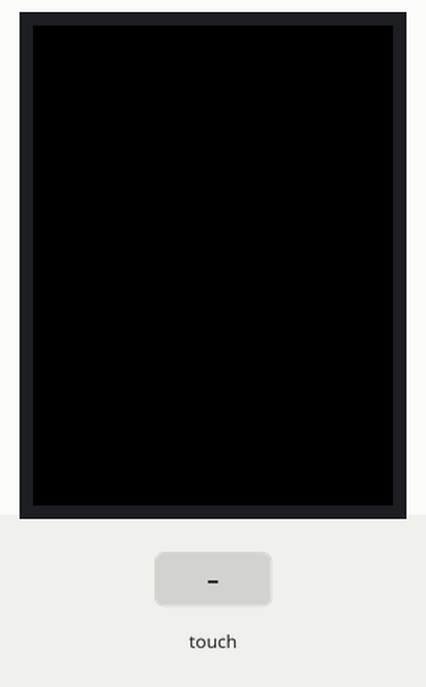
This sketch was run on a simulated Arduino Mega 2560, built with avr-gcc and run on an emulated ATmega2560. Parts: 240×320 colour display. Inputs (shaded band) come from the test bench. What the sketch prints to the serial monitor is not drawn.

Above: at 1.2 s.
1.3 s: touch panel pressed at 62 % / 30 % of its raw x / y range
At 1.9 s:
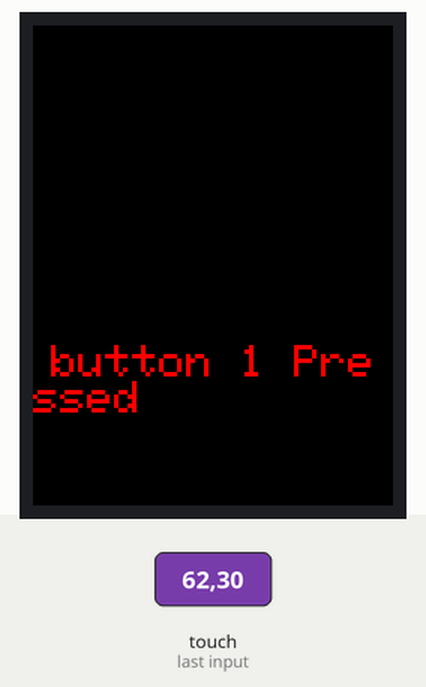
At 2.8 s:
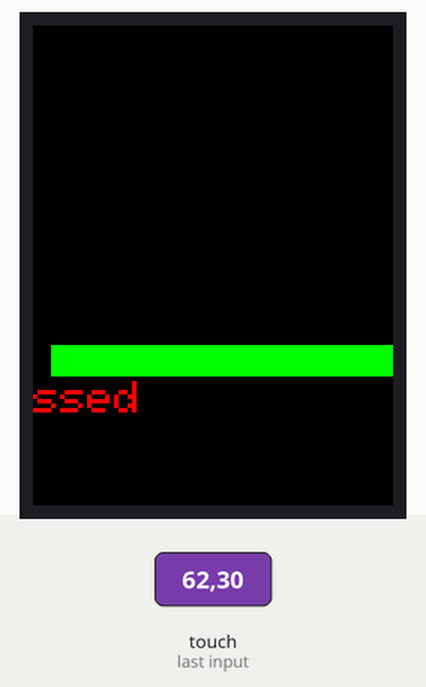
4.3 s: touch panel pressed at 62 % / 70 % of its raw x / y range
At 5.1 s:
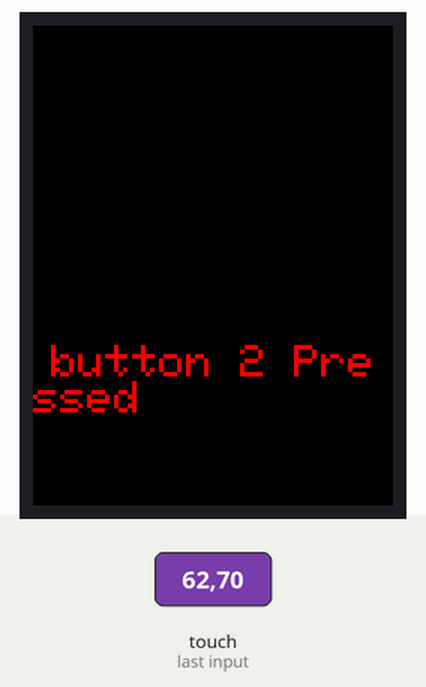
Timing chart, 0 to 7.3 s (numbered marks = the images above; inputs shaded):
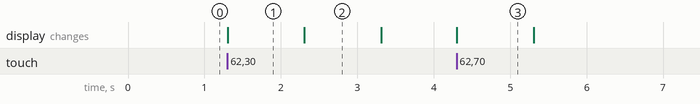

The sketch:

tftLCD_Basic.ino
```cpp
// Learning the basics of adafruits TFT LCD Touch
// adafruit's 2.8" TFT Touch Screen 16bit color 320x240 pixels
// more info at http://www.ladyada.net/products/tfttouchbreakout/#bitmaps
// tested using Arduino IDE 0022 and code base from here https://github.com/adafruit/TFTLCD-Library
// Code by Nathan@sobisource.com 3/5/2012


#include <Adafruit_TFTLCD.h>
#include <Adafruit_GFX.h>
#include <TouchScreen.h>
/* For the 8 data pins:
 Duemilanove/Diecimila/UNO/etc ('168 and '328 chips) microcontoller:
 D0 connects to digital 8
 D1 connects to digital 9
 D2 connects to digital 2
 D3 connects to digital 3
 D4 connects to digital 4
 D5 connects to digital 5
 D6 connects to digital 6
 D7 connects to digital 7
 For Mega's use pins 22 thru 29 (on the double header at the end)
 */


#define LCD_CS A3    // Chip Select goes to Analog 3
#define LCD_CD A2    // Command/Data goes to Analog 2
#define LCD_WR A1    // LCD Write goes to Analog 1
#define LCD_RD A0    // LCD Read goes to Analog 0
#define LCD_RESET A4 // you can also just connect RESET to the arduino RESET pin. *if so just //comment line out

#define YP A3  // must be an analog pin, use "An" notation!  A1 for shield
#define XM A2  // must be an analog pin, use "An" notation!  A2 for shield
#define YM 9   // can be a digital pin-----uno=9 mega=23      7 for shield
#define XP 8   // can be a digital pin-----uno=8 mega=22      6 for shield


// For better pressure precision, we need to know the resistance
// between X+ and X- Use any multimeter to read it
// For the one we're using, its 300 ohms across the X plate
TouchScreen ts = TouchScreen(XP, YP, XM, YM, 300);

#define TS_MINX 150
#define TS_MINY 120
#define TS_MAXX 920
#define TS_MAXY 940


// Color definitions - in 5:6:5
#define	BLACK           0x0000
#define	BLUE            0x001F
#define RED             0xF800
#define	GREEN           0x07E0
#define CYAN            0x07FF
#define MAGENTA         0xF81F
#define YELLOW          0xFFE0
#define WHITE           0xFFFF


Adafruit_TFTLCD tft(LCD_CS, LCD_CD, LCD_WR, LCD_RD, LCD_RESET);

//--End of preSetup-------------------------------------------------------------------


//--start of setup-=-=-=--=---=-=--=-=---=-=---
void setup(void) {
   Serial.begin(9600);  //This turns on serial monitor
  tft.reset(); //clears LCD Ram
  digitalWrite(35, HIGH); //on mega 35 I use this for backlight. pin 10 for Shield i think.. or //comment out and run backlight pin to 5v

  //=-=-=-=-=-=-=-=-=-=-=-=-=-=-==-=-=-=-=-=-=-=-=-=-=-=-=-=-==-=-=-=-=-=-=-=-=-=-==-=-=-=-=-=-==--=-=-=-=-=-=-=
   // All this idenifies which LCD driver chip your using and tells Ada's GFX LIB's
  uint16_t identifier = tft.readID();

  if(identifier == 0x9325) {
//    progmemPrintln(PSTR("Found ILI9325 LCD driver"));
    Serial.println(PSTR("Found ILI9325 LCD driver"));
  } else if(identifier == 0x9328) {
//    progmemPrintln(PSTR("Found ILI9328 LCD driver"));
    Serial.println(PSTR("Found ILI9328 LCD driver"));
  } else if(identifier == 0x7575) {
    // progmemPrintln(PSTR("Found HX8347G LCD driver"));
    Serial.println(PSTR("Found HX8347G LCD driver"));
  } else {
//    progmemPrint(PSTR("Unknown LCD driver chip: "));
    Serial.print(PSTR("Unknown LCD driver chip: "));
    Serial.println(identifier, HEX);
    Serial.println(identifier);
    return;
  }
  tft.begin(identifier);  // this returns the above results. below you can see how I replaced all this once i know which one I have...
  //tft.begin(0x9328); //<---Here I bypassed the above. cause I already checked...
 //=-=-=-=-=-=-=-=-=-=-=-=-=-=-=-=-=-=-=-=-=-=-=-==--=-=-=-=-=-=-=-=-==-=-=-=-=-=-=-=-=-=-=-=-=-==-=-=-=-=-=-=-=-=-=-=-=-=-=-=-=-=


  tft.setRotation(3); // 3=landscape mode -w- row pins on right...


  tft.fillScreen(BLACK);  //Set's LCD Back Ground as Black


  //=-=--Button 1=-=-=-=-=--=--==-=--=-=-=-=-=-=--=-=-=-=--=
  tft.fillRect(25, 70, 100, 75, BLUE);   //our Rectangle box for Button 1 ( x, y, w, h, color)
  tft.setTextSize(2); //Sets all text font size till called again  (Fontsize 1-5) defualt is "1"
  tft.setTextColor(WHITE);  //Sets all text color till called again
  tft.setCursor(30, 100); //sets cursor to start writing text from.. (x, y)
  tft.println("Button 1");  // Text string to write on lcd


  //==-=-=-Button 2=-=-=-=-=-=--=--=--=-=-=--=--=--=-=-==-=-=-
  tft.fillRect(170, 70, 100, 75, BLUE);  // Button 2 box
  //Since were using same text size we dont need to call tft.setTextSize() again..
  tft.setTextColor(RED);  //setting Text color from WHITE to RED
  tft.setCursor(175, 100);  //changing cursor from last button location to button 2 location
  tft.println("Button 2");  //button 2 text

}// End of setup

#define MINPRESSURE 10       //check for any touch 0 would mostly be too senitive.
#define MAXPRESSURE 1000


//--Start of loop-----------------------------------
void loop(){


  Point p = ts.getPoint(); //checks touch x/y min-max


  // if you're sharing pins, you'll need to fix the directions of the touchscreen pins!
  //pinMode(XP, OUTPUT);    //normally not needed..when used as defualt setup..
  pinMode(XM, OUTPUT);
  pinMode(YP, OUTPUT);
  //pinMode(YM, OUTPUT);   //normally not needed..when used as defualt setup..


     // turn from 0->1023 to tft.width
    p.x = map(p.x, TS_MINX, TS_MAXX, 0, 240);//default is (240, 0) [default puts touch cord. 0=x/y upper right.
    p.y = map(p.y, TS_MINY, TS_MAXY, 0, 320);//default is (320, 0) [I change these cause i like 0=xy bottom left.


  if (p.z > MINPRESSURE && p.z < MAXPRESSURE) {    //checks IF theres any touch action then continues
  }

/*     //checks touch x/y if pressed and sends them your serial monitor
    if (p.z > ts.pressureThreshhold) {
   Serial.print("Y = "); Serial.print(p.y);
   Serial.print("\tX = "); Serial.print(p.x);  //  \t= space
   Serial.print("\tPressure = "); Serial.println(p.z);
   delay(800); //just to slow down the readings a little bit
   }

*/
   if (p.y > 28 && p.y < 128 && p.x > 88 && p.x < 166) {  //looks for touch within x/y box area of button 1

        // if touch detected within box.  what code to carry out goes next....
        tft.setTextSize(3);
        tft.setTextColor(RED);
        tft.setCursor(12, 213);
        tft.println("button 1 Pressed");  //writes the text "button 1 pressed"
        delay(1000);    //length of time to display message

        //Using fill Rectangle to clear message
        tft.fillRect(12, 213, 290, 21, GREEN);  //Shows the wipe area

        delay(1000); //time between fills so you can see it happen
        tft.fillRect(12, 213, 290, 21, BLACK);  //fills text area with bkgrd color to clear message
      }

     if (p.y > 177 && p.y < 276 && p.x > 90 && p.x < 167) {  //looks for touch within x/y box area

           // if touch detected within box.  what code to carry out goes next....
         tft.setTextSize(3);
        tft.setTextColor(RED);
        tft.setCursor(12, 213);
         tft.println("button 2 Pressed");  //writes the text "button 1 pressed"
        delay(1000);    //length of time to display message

           //write the same letters again using backgrnd colors to clear message
        tft.setTextColor(BLACK);
        tft.setCursor(12, 213);
        tft.println("button 2 Pressed");
      }


}// end of loop
```

Measured:
- after the input at 1.3 s, the display: changes at once (image 1)
- after the input at 4.3 s, the display: changes at once (image 3)
- what the display in image 1 shows lasts 1.0 s, from 1.3 s to 2.3 s
